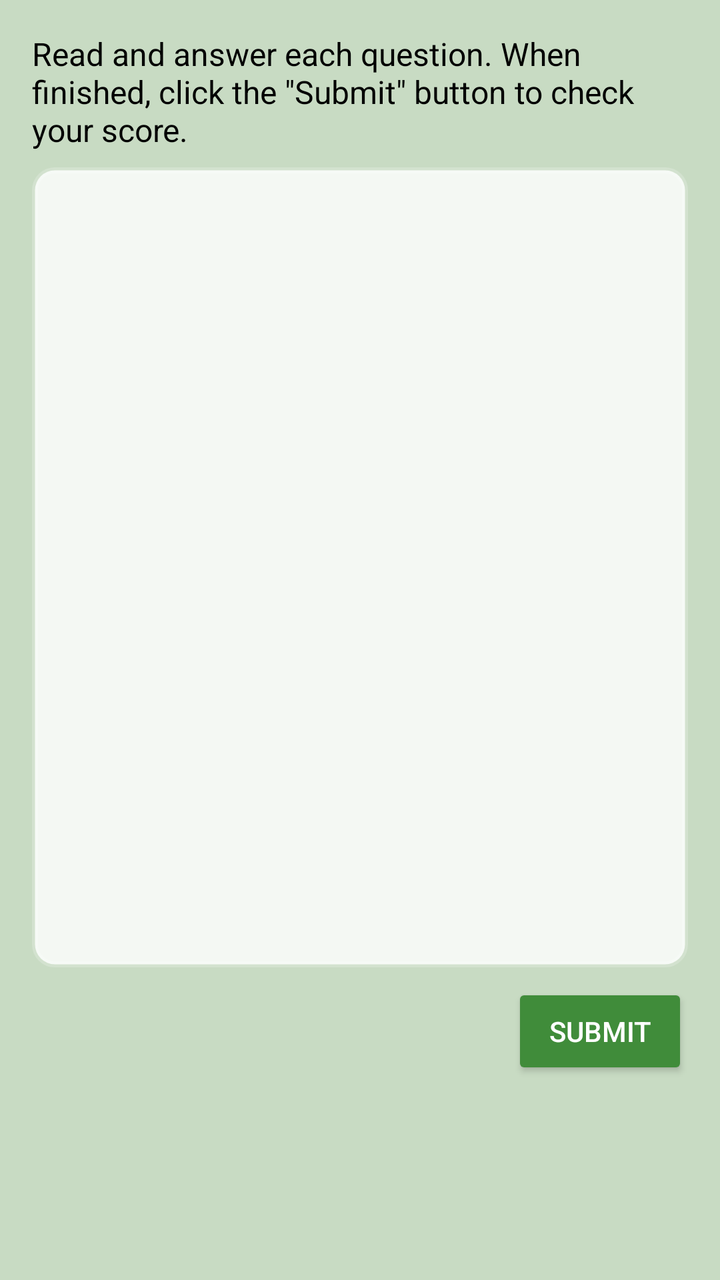
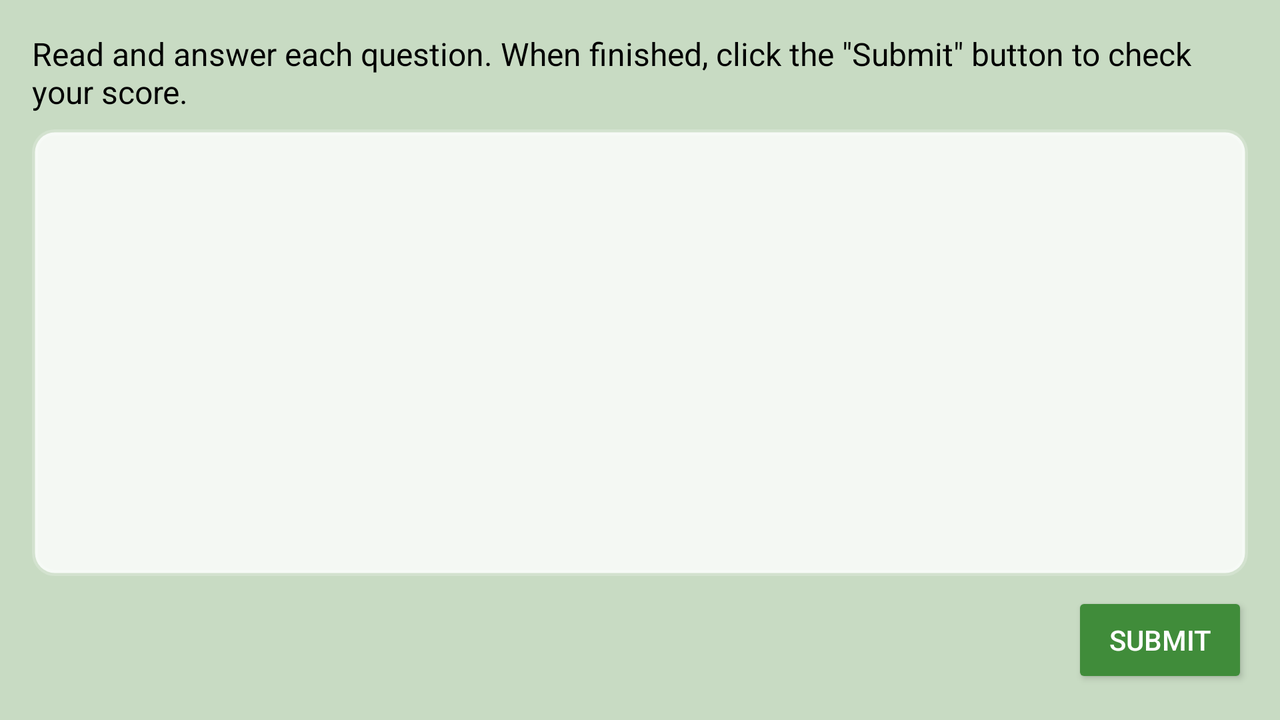

First picture: res/layout/ on a phone held upright. Second picture: the repository's own variant of that layout, on a device whose configuration matches the variant's folder. Source for both follows.
<!-- AndroidManifest.xml: application theme AppTheme -->
<!-- res/layout/activity_main.xml -->
<?xml version="1.0" encoding="utf-8"?>
<ScrollView
    xmlns:android="http://schemas.android.com/apk/res/android"
    xmlns:app="http://schemas.android.com/apk/res-auto"
    xmlns:tools="http://schemas.android.com/tools"
    android:layout_width="match_parent"
    android:layout_height="match_parent"
    android:background="@color/backgroundColor"
    tools:context="com.example.android.projectquizapp.MainActivity">
    <RelativeLayout
        android:layout_width="match_parent"
        android:layout_height="match_parent"
        android:orientation="vertical">
        <TextView
            android:id="@+id/info_text"
            android:layout_width="wrap_content"
            android:layout_height="wrap_content"
            android:layout_alignParentTop="true"
            android:layout_marginBottom="8dp"
            android:layout_marginLeft="16dp"
            android:layout_marginRight="16dp"
            android:layout_marginTop="16dp"
            android:text="@string/instructions"
            android:textColor="@android:color/black"
            android:textSize="16sp" />
        
        <LinearLayout
            android:id="@+id/parent_group_background_group"
            android:layout_width="match_parent"
            android:layout_height="400dp"
            android:layout_below="@id/info_text"
            android:layout_marginLeft="16dp"
            android:layout_marginRight="16dp"
            android:background="@drawable/layout_bg"
            android:orientation="vertical">
            
            <ListView
                android:id="@+id/parent_group"
                android:layout_width="match_parent"
                android:layout_height="wrap_content"/>
        </LinearLayout>
        
        <RelativeLayout
            android:id="@+id/bottom_section_parent_group"
            android:layout_width="match_parent"
            android:layout_height="wrap_content"
            android:layout_below="@id/parent_group_background_group"
            android:layout_marginBottom="16dp"
            android:layout_marginTop="8dp">
            <Button
                android:id="@+id/submit_button"
                android:layout_width="wrap_content"
                android:layout_height="wrap_content"
                android:layout_alignParentRight="true"
                android:layout_marginRight="16dp"
                android:backgroundTint="@color/colorPrimaryDark"
                android:onClick="checkResponse"
                android:text="Submit"
                android:textColor="@android:color/white" />
        </RelativeLayout>
    </RelativeLayout>
</ScrollView>
<!-- resources referenced by this layout -->
<resources>
  <color name="backgroundColor">#c8dbc3</color>
  <color name="colorPrimaryDark">#408c3a</color>
  <!-- drawable layout_bg (drawable) -->
  <?xml version="1.0" encoding="utf-8"?>
  <shape xmlns:android="http://schemas.android.com/apk/res/android">
      <solid android:color="#ccffffff"/>
      <stroke android:width="3dp" android:color="#33ffffff" />
      <corners android:radius="10dp"/>
      <padding android:left="0dp" android:top="0dp" android:right="0dp" android:bottom="0dp" />
  </shape>
  <string name="instructions">Read and answer each question. When finished, click the \"Submit\" button to check your score.</string>
  <style name="AppTheme" parent="Theme.AppCompat.Light.NoActionBar">
          <item name="colorPrimary">@color/colorPrimary</item>
          <item name="colorPrimaryDark">@color/colorPrimaryDark</item>
          <item name="colorAccent">@color/colorAccent</item>
      </style>
  <color name="colorPrimary">#50ce46</color>
  <color name="colorAccent">#ffc054</color>
</resources>
<!-- res/layout-land/activity_main.xml (the repository's variant of the layout above) -->
<!-- drawn on the phone turned sideways -->
<?xml version="1.0" encoding="utf-8"?>
<LinearLayout
    xmlns:android="http://schemas.android.com/apk/res/android"
    xmlns:app="http://schemas.android.com/apk/res-auto"
    xmlns:tools="http://schemas.android.com/tools"
    android:layout_width="match_parent"
    android:layout_height="match_parent"
    android:background="@color/backgroundColor"
    tools:context="com.example.android.projectquizapp.MainActivity"
    android:orientation="vertical">

    <TextView
        android:id="@+id/info_text"
        android:layout_width="wrap_content"
        android:layout_height="wrap_content"
        android:layout_alignParentTop="true"
        android:layout_marginBottom="8dp"
        android:layout_marginLeft="16dp"
        android:layout_marginRight="16dp"
        android:layout_marginTop="16dp"
        android:text="@string/instructions"
        android:textColor="@android:color/black"
        android:textSize="16sp" />
    
    <LinearLayout
        android:id="@+id/parent_group_background_group"
        android:layout_width="match_parent"
        android:layout_height="0dp"
        android:layout_weight="1"
        android:layout_below="@id/info_text"
        android:layout_marginLeft="16dp"
        android:layout_marginRight="16dp"
        android:background="@drawable/layout_bg"
        android:orientation="vertical">
        
        <ListView
            android:id="@+id/parent_group"
            android:layout_width="match_parent"
            android:layout_height="wrap_content"/>
    </LinearLayout>
    
    <RelativeLayout
        android:id="@+id/bottom_section_parent_group"
        android:layout_width="match_parent"
        android:layout_height="wrap_content"
        android:layout_below="@id/parent_group_background_group"
        android:layout_marginBottom="16dp"
        android:layout_marginTop="8dp">
        <Button
            android:id="@+id/submit_button"
            android:layout_width="wrap_content"
            android:layout_height="wrap_content"
            android:layout_alignParentRight="true"
            android:layout_marginRight="16dp"
            android:backgroundTint="@color/colorPrimaryDark"
            android:onClick="checkResponse"
            android:text="Submit"
            android:textColor="@android:color/white" />
    </RelativeLayout>
</LinearLayout>
